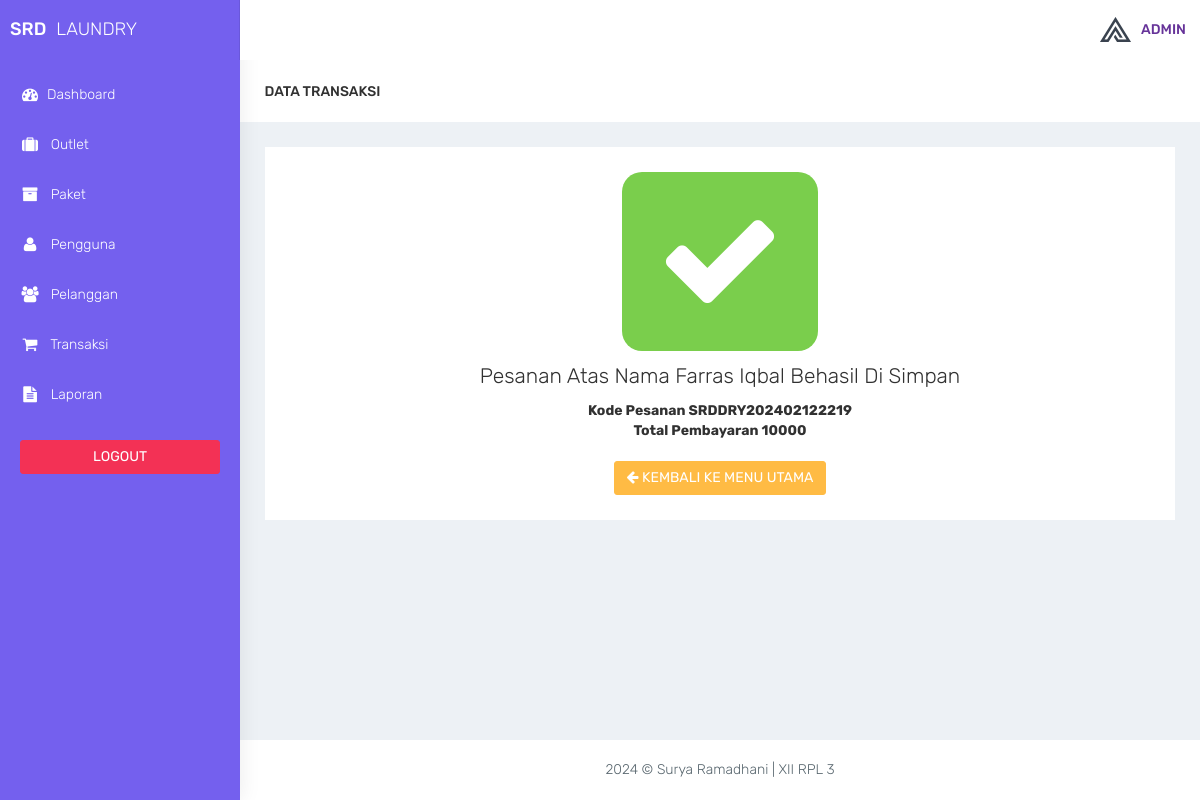
The app's page /admin/transaksi_sukses.php?id=58 (signed in) with its own data.
### tables this page shows
CREATE TABLE `transaksi` (
  `id_transaksi` int(11) NOT NULL,
  `outlet_id` int(11) DEFAULT NULL,
  `kode_invoice` varchar(100) DEFAULT NULL,
  `member_id` int(11) DEFAULT NULL,
  `tgl` datetime DEFAULT NULL,
  `batas_waktu` datetime DEFAULT NULL,
  `tgl_pembayaran` datetime DEFAULT NULL,
  `status` enum('Baru','Proses','Selesai','Diambil') DEFAULT NULL,
  `status_bayar` enum('Dibayar','Belum') DEFAULT NULL,
  `user_id` int(11) DEFAULT NULL
);

CREATE TABLE `member` (
  `id_member` int(11) NOT NULL,
  `nama_member` varchar(100) DEFAULT NULL,
  `alamat_member` text DEFAULT NULL,
  `jenis_kelamin` enum('Laki-Laki','Perempuan') DEFAULT NULL,
  `telp_member` varchar(15) DEFAULT NULL
);

CREATE TABLE `detail_transaksi` (
  `id_detail` int(11) NOT NULL,
  `transaksi_id` int(11) DEFAULT NULL,
  `paket_id` int(11) DEFAULT NULL,
  `qty` double DEFAULT NULL,
  `total_harga` double DEFAULT NULL,
  `keterangan` text DEFAULT NULL,
  `total_bayar` int(11) DEFAULT NULL
);

### admin/functions.php (called while the page is built, shortened)
<?php
function ambilsatubaris($conn, $query)
{
    $db = mysqli_query($conn, $query);
    return mysqli_fetch_assoc($db);
}

### admin/transaksi_sukses.php (the view, shortened to what this page needs)
<?php
$title = 'transaksi';
require 'functions.php';
require 'layout_header.php';
$query = 'SELECT transaksi.*,member.nama_member , detail_transaksi.total_harga FROM transaksi INNER JOIN member ON member.id_member = transaksi.member_id INNER JOIN detail_transaksi ON detail_transaksi.transaksi_id = transaksi.id_transaksi WHERE transaksi.id_transaksi = ' . $_GET['id'];
$data = ambilsatubaris($conn, $query);
?>
<div class="container-fluid">
    <div class="row bg-title">
        <div class="col-lg-3 col-md-4 col-sm-4 col-xs-12">
            <h4 class="page-title">Data <?= $title ?></h4>
        </div>
    </div>
    <div class="row">
        <div class="col-md-12 col-lg-12 col-sm-12 col-xs-12">
            <div class="white-box">
                <div class="row">
                    <div class="col-md-4"></div>
                    <div class="col-md-4 text-center" style="padding-left: 50px;padding-right: 50px;">
                        <div class="bg-success" style="font-size: 125px;border-radius: 20px">
                            <i class="fa fa-check fa-10x text-white"></i>
                        </div>
                    </div>
                    <div class="col-md-4"></div>
                </div>
                <div class="row">
                    <div class="col-md-12 text-center">
                        <h3>Pesanan Atas Nama <?= $data['nama_member'] ?> Behasil Di Simpan</h3>
                        <strong>Kode Pesanan <?= $data['kode_invoice'] ?></strong><br>
                        <strong>Total Pembayaran <?= $data['total_harga'] ?></strong><br><br>
                        <a href="transaksi.php" class="btn btn-warning"><i class="fa fa-arrow-left"></i> KEMBALI KE MENU UTAMA</a>
                    </div>
                </div>
            </div>
        </div>
    </div>
</div>
<?php
require 'layout_footer.php';

### assets/css/colors/default.css (style rules this page uses)
body { background: #fff; }

### records on screen
transaksi: member.nama_member "Farras Iqbal", kode_invoice "SRDDRY202402122219", detail_transaksi.total_harga "10000"

### other values on screen
$title "TRANSAKSI"
